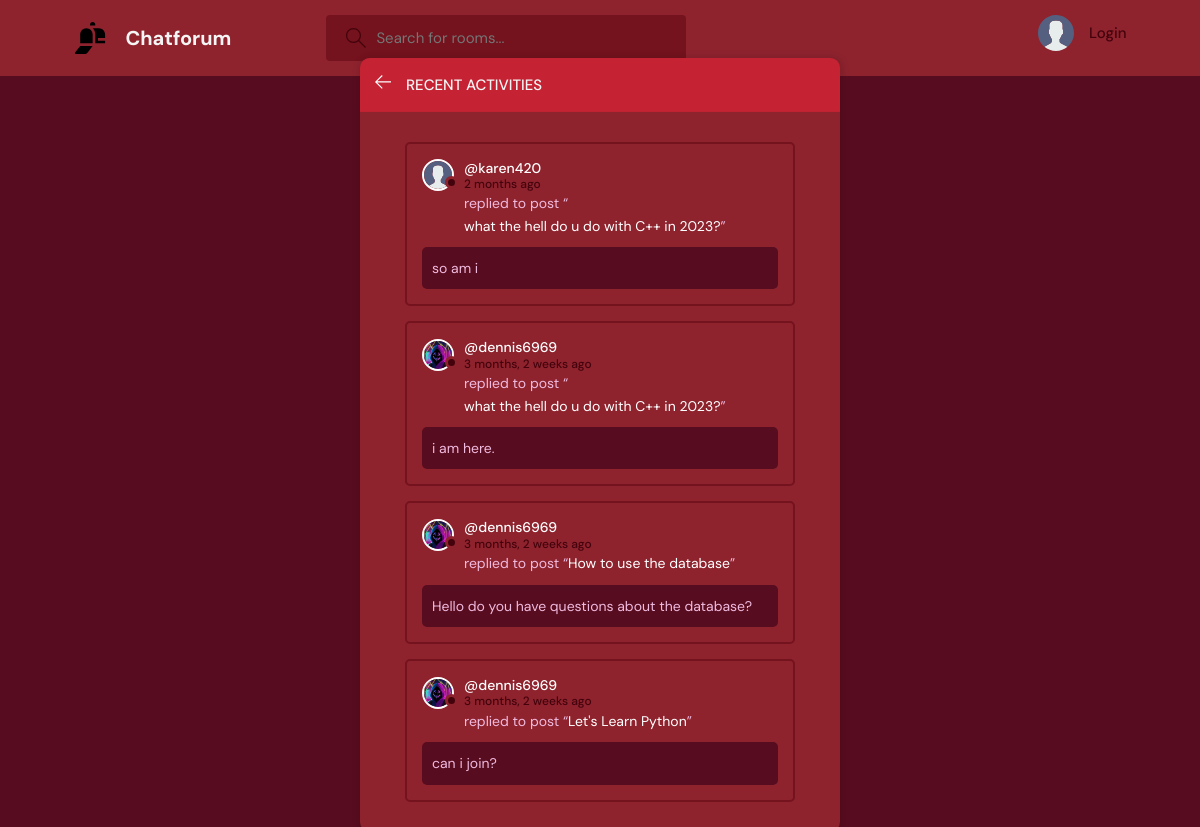
The page /activity/ on the database its author committed.
### base/models.py (models this page shows, shortened)
class Message(models.Model):
    user = models.ForeignKey(User, on_delete=models.CASCADE)
    room = models.ForeignKey(Room, on_delete=models.CASCADE)
    body = models.TextField()
    updated = models.DateTimeField(auto_now=True)
    created = models.DateTimeField(auto_now_add=True)
    class Meta:
        ordering = ['-updated', '-created']

class User(AbstractUser):
    name = models.CharField(max_length=200, null=True)
    email = models.EmailField(unique=True, null=True)
    bio = models.TextField(null=True)
    avatar = models.ImageField(null=True, default="avatar.svg")
    USERNAME_FIELD = 'email'
    REQUIRED_FIELDS = []

class Room(models.Model):
    host = models.ForeignKey(User, on_delete=models.SET_NULL, null=True)
    topic = models.ForeignKey(Topic, on_delete=models.SET_NULL, null=True)
    name = models.CharField(max_length=200)
    description = models.TextField(null=True, blank=True)
    participants = models.ManyToManyField(User, related_name='participants', blank=True)
    updated = models.DateTimeField(auto_now=True)
    created = models.DateTimeField(auto_now_add=True)
    class Meta:
        ordering = ['-updated', '-created']
    def __str__(self):
        return self.name

### base/views.py (the view)
# urls.py: path('activity/',views.activityPage, name="activity"),
def activityPage(request):
    room_messages = Message.objects.all()
    return render(request, 'base/activity.html', {'room_messages':room_messages})

### base/templates/base/activity.html (shortened to what this page needs)
{% extends 'main.html' %}
{% block content %}
    <main class="layout">
      <div class="container">
        <div class="layout__box">
          <div class="layout__boxHeader">
            <div class="layout__boxTitle">
              <a href="{% url 'home' %}">
                <svg version="1.1" xmlns="http://www.w3.org/2000/svg" width="32" height="32" viewBox="0 0 32 32">
                  <title>arrow-left</title>
                  <path
                    d="M13.723 2.286l-13.723 13.714 13.719 13.714 1.616-1.611-10.96-10.96h27.625v-2.286h-27.625l10.965-10.965-1.616-1.607z"
                  ></path>
                </svg>
              </a>
              <h3>Recent Activities</h3>
            </div>
          </div>
          <div class="activities-page layout__body">
            {% for message in room_messages %}
            <div class="activities__box">
                <div class="activities__boxHeader roomListRoom__header">
                    <a href="{% url 'user-profile' message.user.id %}" class="roomListRoom__author">
                        <div class="avatar avatar--small">
                            <img src="{{message.user.avatar.url}}" />
                        </div>
                        <p>
                            @{{message.user.username}}
                            <span>{{message.created|timesince}} ago</span>
                        </p>
                    </a>
                </div>
                <div class="activities__boxContent">
                    <p>replied to post “<a href="{% url 'room' message.room.id %}">{{message.room}}</a>”</p>
                    <div class="activities__boxRoomContent">{{message.body}}</div>
                </div>
            </div>
            {% endfor %}
          </div>
        </div>
      </div>
    </main>
{% endblock content %}

### static/styles/style.css (style rules this page uses)
:root { --color-main: white; --color-main-light: #e1f6fb; --color-dark: #8E232E; --color-dark-medium: #74121D; --color-dark-light: #C52233; --color-light: whitesmoke; --color-gray: #44030c; --color-light-gray: #f0bbdf; --color-bg: #580C1F; --color-success: #5dd693; --color-error: #fc4b0b; }
* { font-family: "DM Sans", -apple-system, BlinkMacSystemFont, "Segoe UI", Roboto, Oxygen, Ubuntu, Cantarell, "Open Sans", "Helvetica Neue", sans-serif; margin: 0; padding: 0; box-sizing: border-box; text-rendering: optimizeLegibility; font-size: inherit; }
html { font-size: 56.25%; }
@media only screen and (min-width: 1200px) { html { font-size: 62.5%; } }
body { line-height: 1.6; font-weight: 400; font-size: 1.5rem; color: var(--color-light-gray); background-color: var(--color-bg); min-height: 100vh; }
img { width: 100%; }
a { display: inline-block; color: var(--color-main); text-decoration: none; }
.container { max-width: 120rem; width: 90%; margin: auto; }
.avatar { position: relative; display: inline-block; border-radius: 50%; border: 2px solid var(--color-main); }
.avatar img { display: block; border-radius: 50%; object-fit: cover; object-position: center; }
.avatar::after { content: ""; display: block; position: absolute; background-color: var(--color-gray); z-index: 111; border-radius: 50%; border: 0.3rem solid var(--color-dark); }
.avatar.avatar--small img { width: 2.8rem; height: 2.8rem; }
.avatar.avatar--small:after { width: 0.7rem; height: 0.7rem; bottom: 0px; right: -6px; }
.layout { margin-top: 2.4rem; }
.layout > .container { display: flex; justify-content: space-between; align-items: flex-start; }
.layout__box { width: 90%; max-width: 48rem; min-height: 40rem; position: absolute; top: 50%; left: 50%; transform: translate(-50%, -46%); background-color: var(--color-dark); border-radius: 1rem; box-shadow: 1px 1px 6px 3px rgba(0, 0, 0, 0.1); overflow: hidden; }
.layout__boxHeader { display: flex; padding: 1.5rem; background-color: var(--color-dark-light); }
.layout__boxTitle { display: flex; gap: 1.5rem; align-items: center; }
.layout__boxTitle h3 { text-transform: uppercase; font-weight: 500; color: var(--color-light); }
.layout__boxTitle svg { width: 1.6rem; height: 1.6rem; fill: var(--color-main); }
.layout__body { margin: 3rem; }
.roomListRoom__header { display: flex; justify-content: space-between; align-items: center; }
.roomListRoom__author { font-weight: 500; display: flex; align-items: center; gap: 1rem; }
.activities__box { margin: 1.5rem; padding: 1.5rem; border: 2px solid var(--color-dark-medium); border-radius: 5px; }
.activities__boxHeader p { font-size: 1.4rem; line-height: 1.3; }
.activities__boxHeader p span { color: var(--color-gray); font-size: 1.2rem; display: block; }
.activities__boxContent { margin-left: 4.2rem; }
.activities__boxContent { font-size: 1.4rem; }
.activities__boxRoomContent { background: var(--color-bg); padding: 1rem; border-radius: 5px; margin-top: 1rem; margin-left: -4.2rem; }

### rows shown on the page
Message: user.avatar (placeholder picture), user.username "karen420", created "2 months", room "what the hell do u do with C++ in 2023?", body "so am i"
Message: user.avatar (picture), user.username "dennis6969", created "3 months, 2 weeks", room "what the hell do u do with C++ in 2023?", body "i am here."
Message: user.avatar (picture), user.username "dennis6969", created "3 months, 2 weeks", room "How to use the database", body "Hello do you have questions about the database?"
Message: user.avatar (picture), user.username "dennis6969", created "3 months, 2 weeks", room "Let's Learn Python", body "can i join?"
